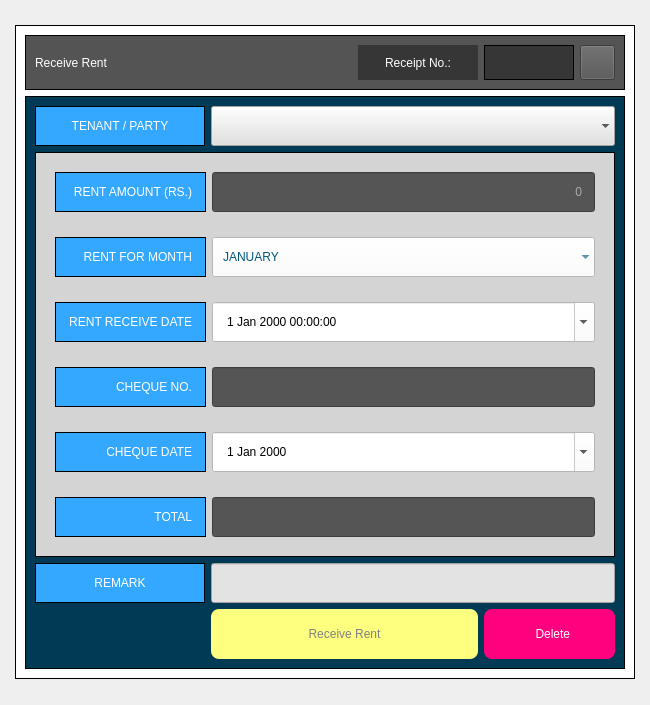
<?xml version="1.0" encoding="UTF-8"?>
<ui version="4.0">
 <class>Dialog</class>
 <widget class="QDialog" name="Dialog">
  <property name="geometry">
   <rect>
    <x>0</x>
    <y>0</y>
    <width>650</width>
    <height>705</height>
   </rect>
  </property>
  <property name="windowTitle">
   <string>Dialog</string>
  </property>
  <layout class="QGridLayout" name="gridLayout">
   <item row="1" column="2">
    <spacer name="horizontalSpacer_3">
     <property name="orientation">
      <enum>Qt::Horizontal</enum>
     </property>
     <property name="sizeHint" stdset="0">
      <size>
       <width>40</width>
       <height>20</height>
      </size>
     </property>
    </spacer>
   </item>
   <item row="1" column="0">
    <spacer name="horizontalSpacer_2">
     <property name="orientation">
      <enum>Qt::Horizontal</enum>
     </property>
     <property name="sizeHint" stdset="0">
      <size>
       <width>40</width>
       <height>20</height>
      </size>
     </property>
    </spacer>
   </item>
   <item row="2" column="1">
    <spacer name="verticalSpacer">
     <property name="orientation">
      <enum>Qt::Vertical</enum>
     </property>
     <property name="sizeHint" stdset="0">
      <size>
       <width>20</width>
       <height>40</height>
      </size>
     </property>
    </spacer>
   </item>
   <item row="0" column="1">
    <spacer name="verticalSpacer_2">
     <property name="orientation">
      <enum>Qt::Vertical</enum>
     </property>
     <property name="sizeHint" stdset="0">
      <size>
       <width>20</width>
       <height>40</height>
      </size>
     </property>
    </spacer>
   </item>
   <item row="1" column="1">
    <widget class="QFrame" name="frame_3">
     <property name="autoFillBackground">
      <bool>false</bool>
     </property>
     <property name="styleSheet">
      <string notr="true">QFrame{background-color: rgb(255, 255, 255);
border:1px solid black;}</string>
     </property>
     <property name="frameShape">
      <enum>QFrame::StyledPanel</enum>
     </property>
     <property name="frameShadow">
      <enum>QFrame::Raised</enum>
     </property>
     <layout class="QGridLayout" name="gridLayout_2">
      <property name="sizeConstraint">
       <enum>QLayout::SetMaximumSize</enum>
      </property>
      <item row="2" column="0">
       <widget class="QFrame" name="frame">
        <property name="styleSheet">
         <string notr="true">background-color: rgb(0, 58, 85);</string>
        </property>
        <property name="frameShape">
         <enum>QFrame::StyledPanel</enum>
        </property>
        <property name="frameShadow">
         <enum>QFrame::Raised</enum>
        </property>
        <layout class="QGridLayout" name="gridLayout_3">
         <item row="1" column="0">
          <widget class="QLabel" name="label_5">
           <property name="minimumSize">
            <size>
             <width>170</width>
             <height>35</height>
            </size>
           </property>
           <property name="styleSheet">
            <string notr="true">background-color: rgb(52, 167, 255);
color: rgb(255, 255, 255);
font: 75 12pt &quot;Tw Cen MT Condensed Extra Bold&quot;;
</string>
           </property>
           <property name="frameShape">
            <enum>QFrame::Box</enum>
           </property>
           <property name="text">
            <string>TENANT / PARTY</string>
           </property>
           <property name="alignment">
            <set>Qt::AlignCenter</set>
           </property>
          </widget>
         </item>
         <item row="3" column="0">
          <widget class="QLabel" name="label_38">
           <property name="minimumSize">
            <size>
             <width>0</width>
             <height>35</height>
            </size>
           </property>
           <property name="styleSheet">
            <string notr="true">background-color: rgb(52, 167, 255);
color: rgb(255, 255, 255);
font: 75 12pt &quot;Tw Cen MT Condensed Extra Bold&quot;;
</string>
           </property>
           <property name="frameShape">
            <enum>QFrame::Box</enum>
           </property>
           <property name="text">
            <string>REMARK</string>
           </property>
           <property name="alignment">
            <set>Qt::AlignCenter</set>
           </property>
          </widget>
         </item>
         <item row="4" column="3">
          <widget class="QPushButton" name="pushButton_3">
           <property name="sizePolicy">
            <sizepolicy hsizetype="Minimum" vsizetype="Fixed">
             <horstretch>0</horstretch>
             <verstretch>0</verstretch>
            </sizepolicy>
           </property>
           <property name="minimumSize">
            <size>
             <width>50</width>
             <height>50</height>
            </size>
           </property>
           <property name="maximumSize">
            <size>
             <width>16777215</width>
             <height>16777215</height>
            </size>
           </property>
           <property name="styleSheet">
            <string notr="true">QPushButton{background-color: rgb(85, 170, 255);
	
	background-color: rgb(255, 0, 127);
border-radius:8px;
padding-left:10px;
padding-right:10px;



font: 87 10pt &quot;Arial Black&quot;;
	color: rgb(255, 255, 255);
border-radius5px;}
QPushButton:hover{
	
	background-color: rgb(85, 170, 255);
}</string>
           </property>
           <property name="text">
            <string>  Delete</string>
           </property>
          </widget>
         </item>
         <item row="2" column="0" colspan="4">
          <widget class="QFrame" name="frame_2">
           <property name="styleSheet">
            <string notr="true">background-color: rgb(212, 212, 212);
PADDING:10;
margin:0;
</string>
           </property>
           <property name="frameShape">
            <enum>QFrame::StyledPanel</enum>
           </property>
           <property name="frameShadow">
            <enum>QFrame::Raised</enum>
           </property>
           <layout class="QGridLayout" name="gridLayout_4">
            <property name="verticalSpacing">
             <number>25</number>
            </property>
            <item row="0" column="2">
             <widget class="QLineEdit" name="lineEdit_11">
              <property name="minimumSize">
               <size>
                <width>0</width>
                <height>40</height>
               </size>
              </property>
              <property name="styleSheet">
               <string notr="true">background-color: rgb(85, 85, 85);
color: rgb(255, 255, 255);
font: 16pt &quot;Rod&quot;;
padding:0;
padding-right:10;
margin:0;
</string>
              </property>
              <property name="text">
               <string/>
              </property>
              <property name="alignment">
               <set>Qt::AlignRight|Qt::AlignTrailing|Qt::AlignVCenter</set>
              </property>
              <property name="placeholderText">
               <string>0</string>
              </property>
              <property name="clearButtonEnabled">
               <bool>false</bool>
              </property>
             </widget>
            </item>
            <item row="4" column="2">
             <widget class="QDateEdit" name="dateEdit">
              <property name="minimumSize">
               <size>
                <width>0</width>
                <height>40</height>
               </size>
              </property>
              <property name="styleSheet">
               <string notr="true">selection-background-color: rgb(170, 0, 127);
background-color: rgb(255, 255, 255);
color: rgb(0,0,0);
selection-color: rgb(255, 255, 255);</string>
              </property>
              <property name="calendarPopup">
               <bool>true</bool>
              </property>
             </widget>
            </item>
            <item row="4" column="0">
             <widget class="QLabel" name="label_39">
              <property name="minimumSize">
               <size>
                <width>0</width>
                <height>35</height>
               </size>
              </property>
              <property name="styleSheet">
               <string notr="true">background-color: rgb(52, 167, 255);
color: rgb(255, 255, 255);
font: 75 13pt &quot;Tw Cen MT Condensed Extra Bold&quot;;
padding:0;
padding-left:10;
padding-right:10;
margin:0;
</string>
              </property>
              <property name="frameShape">
               <enum>QFrame::Box</enum>
              </property>
              <property name="text">
               <string>CHEQUE DATE</string>
              </property>
              <property name="alignment">
               <set>Qt::AlignRight|Qt::AlignTrailing|Qt::AlignVCenter</set>
              </property>
             </widget>
            </item>
            <item row="2" column="0">
             <widget class="QLabel" name="label_40">
              <property name="minimumSize">
               <size>
                <width>0</width>
                <height>35</height>
               </size>
              </property>
              <property name="styleSheet">
               <string notr="true">background-color: rgb(52, 167, 255);
color: rgb(255, 255, 255);
font: 75 13pt &quot;Tw Cen MT Condensed Extra Bold&quot;;
padding:0;
padding-left:10;
padding-right:10;
margin:0;
</string>
              </property>
              <property name="frameShape">
               <enum>QFrame::Box</enum>
              </property>
              <property name="text">
               <string>RENT RECEIVE DATE</string>
              </property>
              <property name="alignment">
               <set>Qt::AlignRight|Qt::AlignTrailing|Qt::AlignVCenter</set>
              </property>
             </widget>
            </item>
            <item row="3" column="0">
             <widget class="QLabel" name="label_34">
              <property name="minimumSize">
               <size>
                <width>0</width>
                <height>35</height>
               </size>
              </property>
              <property name="styleSheet">
               <string notr="true">background-color: rgb(52, 167, 255);
color: rgb(255, 255, 255);
font: 75 13pt &quot;Tw Cen MT Condensed Extra Bold&quot;;
padding:0;
padding-left:10;
padding-right:10;
margin:0;
</string>
              </property>
              <property name="frameShape">
               <enum>QFrame::Box</enum>
              </property>
              <property name="text">
               <string>CHEQUE NO.</string>
              </property>
              <property name="alignment">
               <set>Qt::AlignRight|Qt::AlignTrailing|Qt::AlignVCenter</set>
              </property>
             </widget>
            </item>
            <item row="3" column="2">
             <widget class="QLineEdit" name="lineEdit_10">
              <property name="minimumSize">
               <size>
                <width>0</width>
                <height>40</height>
               </size>
              </property>
              <property name="styleSheet">
               <string notr="true">background-color: rgb(85, 85, 85);
color: rgb(255, 255, 255);
font: 16pt &quot;Rod&quot;;
padding:0;
padding-right:10;
margin:0;
</string>
              </property>
              <property name="alignment">
               <set>Qt::AlignCenter</set>
              </property>
             </widget>
            </item>
            <item row="2" column="2">
             <widget class="QDateTimeEdit" name="dateTimeEdit">
              <property name="minimumSize">
               <size>
                <width>0</width>
                <height>40</height>
               </size>
              </property>
              <property name="styleSheet">
               <string notr="true">selection-background-color: rgb(170, 0, 127);
background-color: rgb(255, 255, 255);
color: rgb(0,0,0);
selection-color: rgb(255, 255, 255);</string>
              </property>
              <property name="calendarPopup">
               <bool>true</bool>
              </property>
             </widget>
            </item>
            <item row="0" column="0">
             <widget class="QLabel" name="label_37">
              <property name="minimumSize">
               <size>
                <width>0</width>
                <height>35</height>
               </size>
              </property>
              <property name="styleSheet">
               <string notr="true">background-color: rgb(52, 167, 255);
color: rgb(255, 255, 255);
font: 75 13pt &quot;Tw Cen MT Condensed Extra Bold&quot;;
padding:0;
padding-left:10;
padding-right:10;
margin:0;
</string>
              </property>
              <property name="frameShape">
               <enum>QFrame::Box</enum>
              </property>
              <property name="text">
               <string>RENT AMOUNT (RS.)</string>
              </property>
              <property name="alignment">
               <set>Qt::AlignRight|Qt::AlignTrailing|Qt::AlignVCenter</set>
              </property>
             </widget>
            </item>
            <item row="5" column="0">
             <widget class="QLabel" name="label_35">
              <property name="minimumSize">
               <size>
                <width>0</width>
                <height>35</height>
               </size>
              </property>
              <property name="styleSheet">
               <string notr="true">background-color: rgb(52, 167, 255);
color: rgb(255, 255, 255);
font: 75 13pt &quot;Tw Cen MT Condensed Extra Bold&quot;;
padding:0;
padding-left:10;
padding-right:10;
margin:0;
</string>
              </property>
              <property name="frameShape">
               <enum>QFrame::Box</enum>
              </property>
              <property name="text">
               <string>TOTAL</string>
              </property>
              <property name="alignment">
               <set>Qt::AlignRight|Qt::AlignTrailing|Qt::AlignVCenter</set>
              </property>
             </widget>
            </item>
            <item row="5" column="2">
             <widget class="QLineEdit" name="lineEdit_13">
              <property name="minimumSize">
               <size>
                <width>0</width>
                <height>40</height>
               </size>
              </property>
              <property name="styleSheet">
               <string notr="true">background-color: rgb(85, 85, 85);
color: rgb(255, 255, 255);
font: 16pt &quot;Rod&quot;;
padding:0;
padding-right:10;
margin:0;</string>
              </property>
              <property name="alignment">
               <set>Qt::AlignRight|Qt::AlignTrailing|Qt::AlignVCenter</set>
              </property>
             </widget>
            </item>
            <item row="1" column="0">
             <widget class="QLabel" name="label_41">
              <property name="minimumSize">
               <size>
                <width>0</width>
                <height>35</height>
               </size>
              </property>
              <property name="styleSheet">
               <string notr="true">background-color: rgb(52, 167, 255);
color: rgb(255, 255, 255);
font: 75 13pt &quot;Tw Cen MT Condensed Extra Bold&quot;;
padding:0;
padding-left:10;
padding-right:10;
margin:0;
</string>
              </property>
              <property name="frameShape">
               <enum>QFrame::Box</enum>
              </property>
              <property name="text">
               <string>RENT FOR MONTH</string>
              </property>
              <property name="alignment">
               <set>Qt::AlignRight|Qt::AlignTrailing|Qt::AlignVCenter</set>
              </property>
             </widget>
            </item>
            <item row="1" column="2">
             <widget class="QComboBox" name="comboBox">
              <property name="minimumSize">
               <size>
                <width>0</width>
                <height>40</height>
               </size>
              </property>
              <property name="styleSheet">
               <string notr="true">background-color: rgb(255, 255, 255);
color: rgb(0, 85, 127);
font: 75 12pt &quot;Arial Narrow&quot;;
selection-background-color: rgb(85, 85, 127);
selection-color: rgb(255, 255, 255);</string>
              </property>
              <property name="frame">
               <bool>false</bool>
              </property>
              <item>
               <property name="text">
                <string>JANUARY</string>
               </property>
              </item>
              <item>
               <property name="text">
                <string>FEBRUARY</string>
               </property>
              </item>
              <item>
               <property name="text">
                <string>MARCH</string>
               </property>
              </item>
              <item>
               <property name="text">
                <string>APRIL</string>
               </property>
              </item>
              <item>
               <property name="text">
                <string>MAY</string>
               </property>
              </item>
              <item>
               <property name="text">
                <string>JUNE</string>
               </property>
              </item>
              <item>
               <property name="text">
                <string>JULY</string>
               </property>
              </item>
              <item>
               <property name="text">
                <string>AUGUST</string>
               </property>
              </item>
              <item>
               <property name="text">
                <string>SEPTEMBER</string>
               </property>
              </item>
              <item>
               <property name="text">
                <string>OCTOBER</string>
               </property>
              </item>
              <item>
               <property name="text">
                <string>NOVEMBER</string>
               </property>
              </item>
              <item>
               <property name="text">
                <string>DECEMBER</string>
               </property>
              </item>
             </widget>
            </item>
           </layout>
           <zorder>lineEdit_11</zorder>
           <zorder>lineEdit_10</zorder>
           <zorder>label_34</zorder>
           <zorder>label_37</zorder>
           <zorder>label_35</zorder>
           <zorder>lineEdit_13</zorder>
           <zorder>label_39</zorder>
           <zorder>dateEdit</zorder>
           <zorder>dateTimeEdit</zorder>
           <zorder>label_40</zorder>
           <zorder>label_41</zorder>
           <zorder>comboBox</zorder>
          </widget>
         </item>
         <item row="3" column="1" colspan="3">
          <widget class="QLineEdit" name="lineEdit_9">
           <property name="minimumSize">
            <size>
             <width>0</width>
             <height>40</height>
            </size>
           </property>
           <property name="styleSheet">
            <string notr="true">background-color: rgb(227, 227, 227);</string>
           </property>
          </widget>
         </item>
         <item row="1" column="1" colspan="3">
          <widget class="QComboBox" name="comboBox_2">
           <property name="minimumSize">
            <size>
             <width>0</width>
             <height>40</height>
            </size>
           </property>
           <property name="styleSheet">
            <string notr="true">selection-background-color: rgb(255, 170, 127);
font: 75 11pt &quot;Verdana&quot;;
background-color: rgb(225, 225, 225);
selection-color: rgb(15, 15, 15);
padding-left:10;</string>
           </property>
           <property name="editable">
            <bool>false</bool>
           </property>
           <property name="duplicatesEnabled">
            <bool>false</bool>
           </property>
           <property name="frame">
            <bool>false</bool>
           </property>
          </widget>
         </item>
         <item row="4" column="1" colspan="2">
          <widget class="QPushButton" name="pushButton">
           <property name="sizePolicy">
            <sizepolicy hsizetype="Expanding" vsizetype="Fixed">
             <horstretch>0</horstretch>
             <verstretch>0</verstretch>
            </sizepolicy>
           </property>
           <property name="minimumSize">
            <size>
             <width>250</width>
             <height>50</height>
            </size>
           </property>
           <property name="styleSheet">
            <string notr="true">QPushButton{
	background-color: rgb(255, 255, 127);
	
border-radius:8px;
padding-left:10px;
padding-right:10px;



font: 87 10pt &quot;Arial Black&quot;;
	color: grey;
border-radius5px;}
QPushButton:hover{
color:white;
	
	background-color: rgb(85, 170, 255);
}</string>
           </property>
           <property name="text">
            <string>Receive Rent</string>
           </property>
          </widget>
         </item>
        </layout>
        <zorder>pushButton</zorder>
        <zorder>frame_2</zorder>
        <zorder>lineEdit_9</zorder>
        <zorder>comboBox_2</zorder>
        <zorder>label_38</zorder>
        <zorder>label_5</zorder>
        <zorder>pushButton_3</zorder>
       </widget>
      </item>
      <item row="1" column="0">
       <widget class="QFrame" name="frame_4">
        <property name="minimumSize">
         <size>
          <width>600</width>
          <height>0</height>
         </size>
        </property>
        <property name="maximumSize">
         <size>
          <width>16777215</width>
          <height>60</height>
         </size>
        </property>
        <property name="styleSheet">
         <string notr="true">background-color: rgb(84, 84, 84);</string>
        </property>
        <property name="frameShape">
         <enum>QFrame::StyledPanel</enum>
        </property>
        <property name="frameShadow">
         <enum>QFrame::Raised</enum>
        </property>
        <layout class="QHBoxLayout" name="horizontalLayout">
         <item>
          <widget class="QLabel" name="label">
           <property name="styleSheet">
            <string notr="true">border:none;

font: 8pt &quot;MS Shell Dlg 2&quot;;
color: rgb(255, 255, 255);
font: 75 17pt &quot;Tw Cen MT Condensed Extra Bold&quot;;
</string>
           </property>
           <property name="text">
            <string>Receive Rent</string>
           </property>
          </widget>
         </item>
         <item>
          <spacer name="horizontalSpacer">
           <property name="orientation">
            <enum>Qt::Horizontal</enum>
           </property>
           <property name="sizeHint" stdset="0">
            <size>
             <width>40</width>
             <height>20</height>
            </size>
           </property>
          </spacer>
         </item>
         <item>
          <widget class="QLabel" name="label_4">
           <property name="minimumSize">
            <size>
             <width>120</width>
             <height>0</height>
            </size>
           </property>
           <property name="styleSheet">
            <string notr="true">background-color: rgb(54, 54, 54);
color: rgb(255,255,255);
font: 75 12pt &quot;Tw Cen MT Condensed Extra Bold&quot;;
border:none;
</string>
           </property>
           <property name="frameShape">
            <enum>QFrame::Box</enum>
           </property>
           <property name="text">
            <string>Receipt No.:</string>
           </property>
           <property name="alignment">
            <set>Qt::AlignCenter</set>
           </property>
          </widget>
         </item>
         <item>
          <widget class="QLabel" name="label_9">
           <property name="minimumSize">
            <size>
             <width>90</width>
             <height>0</height>
            </size>
           </property>
           <property name="styleSheet">
            <string notr="true">background-color: rgb(54, 54, 54);
color: rgb(255,255,255);
font: 75 12pt &quot;Tw Cen MT Condensed Extra Bold&quot;;
</string>
           </property>
           <property name="frameShape">
            <enum>QFrame::NoFrame</enum>
           </property>
           <property name="text">
            <string/>
           </property>
           <property name="alignment">
            <set>Qt::AlignCenter</set>
           </property>
          </widget>
         </item>
         <item>
          <widget class="QPushButton" name="pushButton_2">
           <property name="minimumSize">
            <size>
             <width>35</width>
             <height>35</height>
            </size>
           </property>
           <property name="maximumSize">
            <size>
             <width>35</width>
             <height>35</height>
            </size>
           </property>
           <property name="styleSheet">
            <string notr="true">
QPushButton:hover{
background-color: rgb(0, 85, 127);
}</string>
           </property>
           <property name="text">
            <string/>
           </property>
           <property name="icon">
            <iconset>
             <normaloff>../contra_new/Icons/closeicon.png</normaloff>../contra_new/Icons/closeicon.png</iconset>
           </property>
           <property name="iconSize">
            <size>
             <width>32</width>
             <height>32</height>
            </size>
           </property>
           <property name="flat">
            <bool>false</bool>
           </property>
          </widget>
         </item>
        </layout>
       </widget>
      </item>
     </layout>
    </widget>
   </item>
  </layout>
 </widget>
 <resources/>
 <connections/>
</ui>
